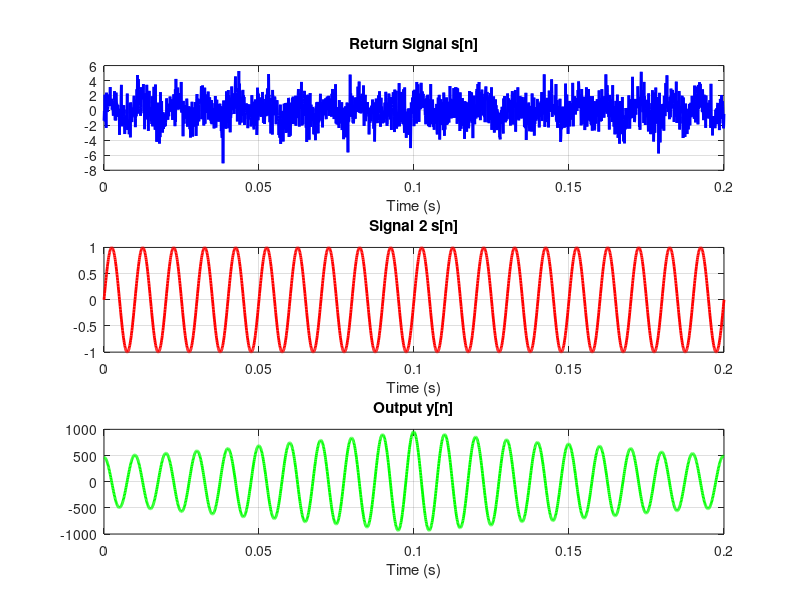

Write MATLAB code to recreate this figure.
fs = 10000;
t = 0:1/fs:0.2;

signal_1 = sin(2 * pi * 100 * t);

signal_2 = sin(2 * pi * 100 * t);

noise_amp = 1.5;
noise = noise_amp * randn(size(t));
return_signal = signal_1 + noise;

h = fliplr(return_signal);
output = conv(signal_2, h, 'same');

figure('Position', [100, 100, 800, 600]);
subplot(3,1,1);
plot(t, return_signal, 'b', 'LineWidth', 2);
title('Return Signal s[n]');
xlabel('Time (s)'); grid on;

subplot(3,1,2);
plot(t, signal_2, 'r', 'LineWidth', 2);
title('Signal 2 s[n]');
xlabel('Time (s)'); grid on;

subplot(3,1,3);
plot(t, output, 'g', 'LineWidth', 2);  % Use t_out here
title('Output y[n]');
xlabel('Time (s)'); grid on;
